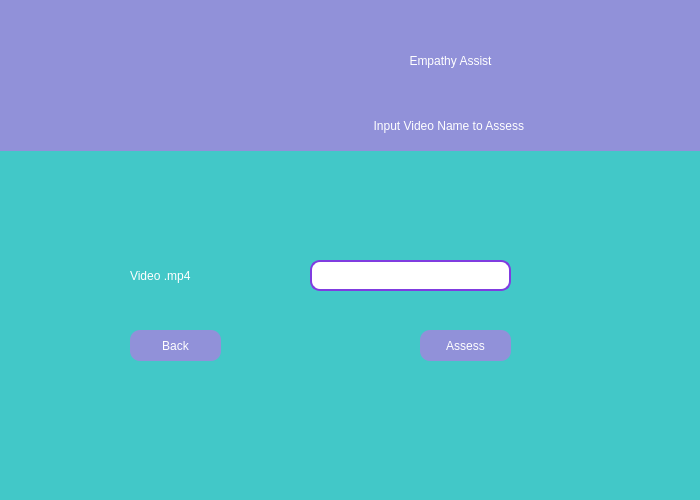
<?xml version="1.0" encoding="UTF-8"?>
<ui version="4.0">
 <class>Dialog</class>
 <widget class="QDialog" name="Dialog">
  <property name="geometry">
   <rect>
    <x>0</x>
    <y>0</y>
    <width>700</width>
    <height>500</height>
   </rect>
  </property>
  <property name="windowTitle">
   <string>Dialog</string>
  </property>
  <property name="styleSheet">
   <string notr="true">background-color:qlineargradient(spread:pad, x1:1, y1:1, x2:1, y2:1, stop:0 rgba(66, 200, 200, 255), stop:0.495 rgba(255, 255, 255, 255), stop:0.505 rgba(255, 0, 0, 255), stop:1 rgba(255, 0, 0, 255));</string>
  </property>
  <widget class="QLabel" name="label_2">
   <property name="geometry">
    <rect>
     <x>200</x>
     <y>0</y>
     <width>501</width>
     <height>121</height>
    </rect>
   </property>
   <property name="styleSheet">
    <string notr="true">background-color:qlineargradient(spread:pad, x1:1, y1:1, x2:1, y2:1, stop:0.232955 rgba(145, 145, 217, 255), stop:0.926136 rgba(0, 203, 203, 255));font: 36pt &quot;Sitka Heading&quot;;color:white;</string>
   </property>
   <property name="text">
    <string>Empathy Assist</string>
   </property>
   <property name="alignment">
    <set>Qt::AlignCenter</set>
   </property>
  </widget>
  <widget class="QLabel" name="label_3">
   <property name="geometry">
    <rect>
     <x>200</x>
     <y>100</y>
     <width>501</width>
     <height>51</height>
    </rect>
   </property>
   <property name="styleSheet">
    <string notr="true">background-color:qlineargradient(spread:pad, x1:1, y1:1, x2:1, y2:1, stop:0.232955 rgba(145, 145, 217, 255), stop:0.926136 rgba(0, 203, 203, 255));font: 22pt &quot;Sitka Heading&quot;; color:white;</string>
   </property>
   <property name="text">
    <string>Input Video Name to Assess </string>
   </property>
   <property name="alignment">
    <set>Qt::AlignCenter</set>
   </property>
  </widget>
  <widget class="QLabel" name="label">
   <property name="geometry">
    <rect>
     <x>0</x>
     <y>0</y>
     <width>201</width>
     <height>151</height>
    </rect>
   </property>
   <property name="styleSheet">
    <string notr="true">image: url(:/newPrefix/empathypicthree.png);
background-color:qlineargradient(spread:pad, x1:1, y1:1, x2:1, y2:1, stop:0.232955 rgba(145, 145, 217, 255), stop:0.926136 rgba(0, 203, 203, 255));</string>
   </property>
   <property name="text">
    <string/>
   </property>
  </widget>
  <widget class="QLabel" name="video">
   <property name="geometry">
    <rect>
     <x>130</x>
     <y>260</y>
     <width>121</width>
     <height>31</height>
    </rect>
   </property>
   <property name="styleSheet">
    <string notr="true">color:white;
font: italic 18pt &quot;Sitka Display&quot;;</string>
   </property>
   <property name="text">
    <string>Video .mp4</string>
   </property>
  </widget>
  <widget class="QLineEdit" name="videoinputfield">
   <property name="geometry">
    <rect>
     <x>310</x>
     <y>260</y>
     <width>201</width>
     <height>31</height>
    </rect>
   </property>
   <property name="styleSheet">
    <string notr="true">QLineEdit{

   background:white;
   border: 2px solid #803CE0;
   border-radius:10px;
   color:black;
  }


QLineEdit:focus{

   background-color:#CBC3E3;
  color:black;

}


</string>
   </property>
  </widget>
  <widget class="QPushButton" name="signupbut">
   <property name="geometry">
    <rect>
     <x>420</x>
     <y>330</y>
     <width>91</width>
     <height>31</height>
    </rect>
   </property>
   <property name="styleSheet">
    <string notr="true">

QPushButton{
background-color:qlineargradient(spread:pad, x1:1, y1:1, x2:1, y2:1, stop:0.232955 rgba(145, 145, 217, 255), stop:0.926136 rgba(0, 203, 203, 255));
color:white;;font: 14pt &quot;Sitka Heading&quot;;border-radius:10px;


}
QPushButton:hover{

   background-color:#CBC3E3;
color:white;;font: 14pt &quot;Sitka Heading&quot;;border-radius:10px;

}</string>
   </property>
   <property name="text">
    <string>Assess</string>
   </property>
  </widget>
  <widget class="QPushButton" name="back">
   <property name="geometry">
    <rect>
     <x>130</x>
     <y>330</y>
     <width>91</width>
     <height>31</height>
    </rect>
   </property>
   <property name="layoutDirection">
    <enum>Qt::LeftToRight</enum>
   </property>
   <property name="styleSheet">
    <string notr="true">

QPushButton{
background-color:qlineargradient(spread:pad, x1:1, y1:1, x2:1, y2:1, stop:0.232955 rgba(145, 145, 217, 255), stop:0.926136 rgba(0, 203, 203, 255));
color:white;;font: 14pt &quot;Sitka Heading&quot;;border-radius:10px;


}
QPushButton:hover{

   background-color:#CBC3E3;
color:white;;font: 14pt &quot;Sitka Heading&quot;;border-radius:10px;

}</string>
   </property>
   <property name="text">
    <string>Back</string>
   </property>
  </widget>
 </widget>
 <resources>
  <include location="logos.qrc"/>
 </resources>
 <connections/>
</ui>
